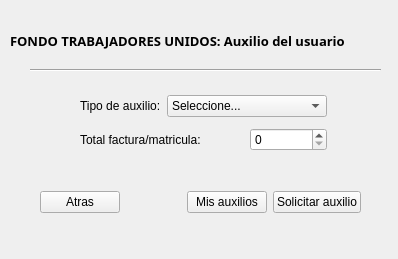
<?xml version="1.0" encoding="UTF-8"?>
<ui version="4.0">
 <class>auxilioUsuario</class>
 <widget class="QWidget" name="auxilioUsuario">
  <property name="geometry">
   <rect>
    <x>0</x>
    <y>0</y>
    <width>398</width>
    <height>259</height>
   </rect>
  </property>
  <property name="windowTitle">
   <string>FondoTrabajadoresUnidos(Asociado)</string>
  </property>
  <widget class="Line" name="line">
   <property name="geometry">
    <rect>
     <x>30</x>
     <y>60</y>
     <width>351</width>
     <height>21</height>
    </rect>
   </property>
   <property name="orientation">
    <enum>Qt::Horizontal</enum>
   </property>
  </widget>
  <widget class="QWidget" name="layoutWidget">
   <property name="geometry">
    <rect>
     <x>80</x>
     <y>90</y>
     <width>247</width>
     <height>67</height>
    </rect>
   </property>
   <layout class="QGridLayout" name="gridLayout">
    <item row="0" column="0">
     <widget class="QLabel" name="label">
      <property name="text">
       <string>Tipo de auxilio:</string>
      </property>
     </widget>
    </item>
    <item row="1" column="0" colspan="2">
     <widget class="QLabel" name="label_2">
      <property name="text">
       <string>Total factura/matricula:</string>
      </property>
     </widget>
    </item>
    <item row="1" column="2">
     <widget class="QSpinBox" name="totalpago">
      <property name="maximum">
       <number>1999999999</number>
      </property>
     </widget>
    </item>
    <item row="0" column="1" colspan="2">
     <widget class="QComboBox" name="tipoauxilio">
      <item>
       <property name="text">
        <string>Seleccione...</string>
       </property>
      </item>
      <item>
       <property name="text">
        <string>Calamidad domestica</string>
       </property>
      </item>
      <item>
       <property name="text">
        <string>Educativo</string>
       </property>
      </item>
     </widget>
    </item>
   </layout>
  </widget>
  <widget class="QWidget" name="layoutWidget">
   <property name="geometry">
    <rect>
     <x>40</x>
     <y>190</y>
     <width>321</width>
     <height>25</height>
    </rect>
   </property>
   <layout class="QHBoxLayout" name="horizontalLayout">
    <item>
     <widget class="QPushButton" name="pushButton">
      <property name="text">
       <string>Atras</string>
      </property>
     </widget>
    </item>
    <item>
     <spacer name="horizontalSpacer">
      <property name="orientation">
       <enum>Qt::Horizontal</enum>
      </property>
      <property name="sizeHint" stdset="0">
       <size>
        <width>40</width>
        <height>20</height>
       </size>
      </property>
     </spacer>
    </item>
    <item>
     <widget class="QPushButton" name="pushButton_3">
      <property name="text">
       <string>Mis auxilios</string>
      </property>
     </widget>
    </item>
    <item>
     <widget class="QPushButton" name="pushButton_2">
      <property name="text">
       <string>Solicitar auxilio</string>
      </property>
     </widget>
    </item>
   </layout>
  </widget>
  <widget class="QLabel" name="label_3">
   <property name="geometry">
    <rect>
     <x>10</x>
     <y>20</y>
     <width>381</width>
     <height>41</height>
    </rect>
   </property>
   <property name="font">
    <font>
     <family>Arial Black</family>
     <pointsize>10</pointsize>
     <weight>75</weight>
     <bold>true</bold>
    </font>
   </property>
   <property name="text">
    <string>FONDO TRABAJADORES UNIDOS: Auxilio del usuario</string>
   </property>
  </widget>
 </widget>
 <resources/>
 <connections/>
</ui>
